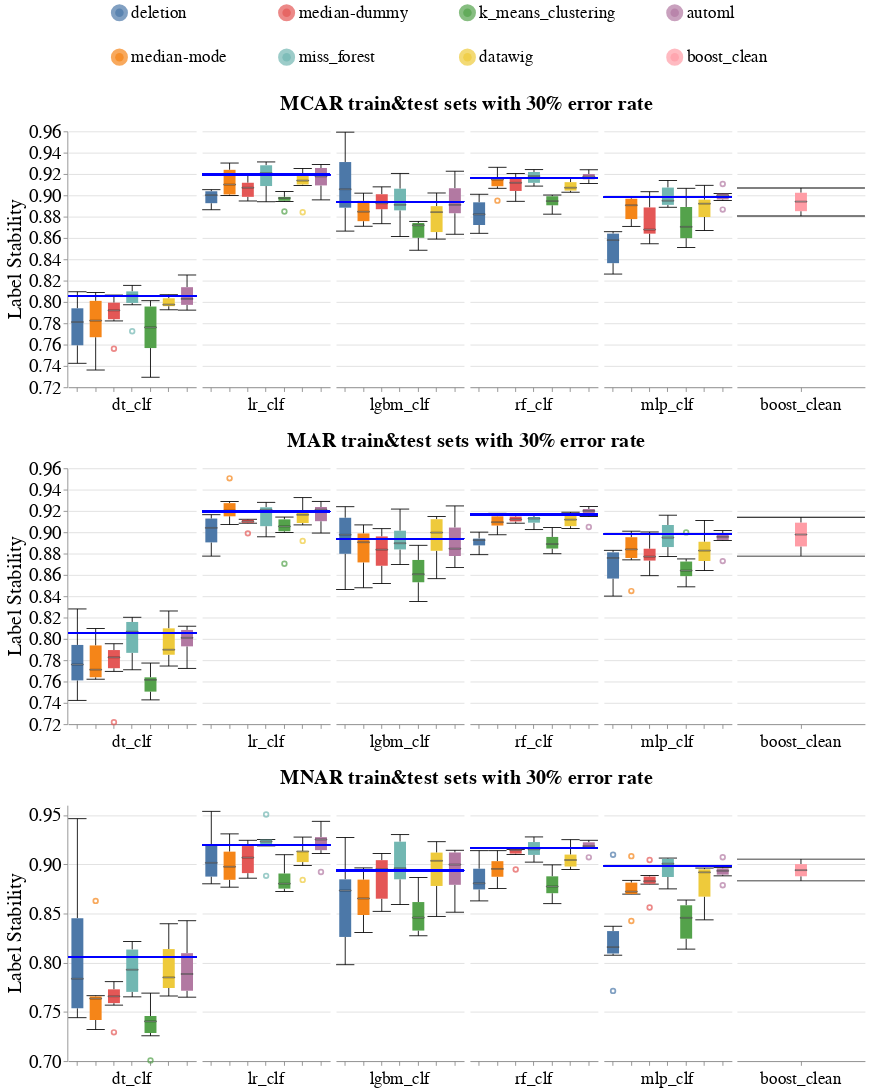

Here is the notebook cell this chart was saved with:
### Code cell
create_box_plots_for_diff_imputers_and_models_exp1(dataset_name=DATASET_NAME,
                                                   metric_name='label_stability',
                                                   db_client=db_client,
                                                   evaluation_scenarios=['exp1_mcar3', 'exp1_mar3', 'exp1_mnar3'])

### Figure 1 — Vega-Lite specification as saved in the notebook (floating-point values rounded to 4 significant figures; data arrays with more than 128 entries replaced by an {"elided": "..."} marker saying what was removed)
{"config": {"view": {"continuousWidth": 400, "continuousHeight": 300, "stroke": null}, "axis": {"labelFontSize": 22, "labelFontWeight": "normal", "titleFontSize": 24, "titleFontWeight": "normal"}, "facet": {"spacing": 5}, "header": {"labelFontSize": 20, "labelOrient": "bottom", "labelPadding": 5, "titleFontSize": 24}, "legend": {"columns": 4, "direction": "vertical", "labelFontSize": 20, "labelLimit": 400, "orient": "top", "symbolOffset": 50, "symbolStrokeWidth": 10, "titleAnchor": "middle", "titleFontSize": 22, "titleLimit": 300}, "title": {"fontSize": 24}}, "vconcat": [{"data": {"name": "data-9131b374844af73e997b0c70416dcab5"}, "facet": {"column": {"field": "Model_Name", "sort": ["dt_clf", "lr_clf", "lgbm_clf", "rf_clf", "mlp_clf"], "title": "MCAR train&test sets with 30% error rate", "type": "nominal"}}, "spec": {"layer": [{"mark": {"type": "boxplot", "median": {"stroke": "black", "strokeWidth": 0.7}, "ticks": true}, "encoding": {"color": {"field": "Null_Imputer_Name", "sort": ["deletion", "median-mode", "median-dummy", "miss_forest", "k_means_clustering", "datawig", "automl", "boost_clean"], "title": null, "type": "nominal"}, "x": {"axis": {"labels": false}, "field": "Null_Imputer_Name", "sort": ["deletion", "median-mode", "median-dummy", "miss_forest", "k_means_clustering", "datawig", "automl", "boost_clean"], "title": null, "type": "nominal"}, "y": {"field": "Metric_Value", "scale": {"zero": false}, "title": "Label Stability", "type": "quantitative"}}}, {"mark": "rule", "encoding": {"color": {"value": "blue"}, "size": {"value": 2}, "y": {"field": "Baseline_Median", "type": "quantitative"}}}], "width": 150}, "resolve": {"scale": {"x": "independent"}}}, {"data": {"name": "data-bee2566059a0c08d81389d9e02028cfb"}, "facet": {"column": {"field": "Model_Name", "sort": ["dt_clf", "lr_clf", "lgbm_clf", "rf_clf", "mlp_clf"], "title": "MAR train&test sets with 30% error rate", "type": "nominal"}}, "spec": {"layer": [{"mark": {"type": "boxplot", "median": {"stroke": "black", "strokeWidth": 0.7}, "ticks": true}, "encoding": {"color": {"field": "Null_Imputer_Name", "sort": ["deletion", "median-mode", "median-dummy", "miss_forest", "k_means_clustering", "datawig", "automl", "boost_clean"], "title": null, "type": "nominal"}, "x": {"axis": {"labels": false}, "field": "Null_Imputer_Name", "sort": ["deletion", "median-mode", "median-dummy", "miss_forest", "k_means_clustering", "datawig", "automl", "boost_clean"], "title": null, "type": "nominal"}, "y": {"field": "Metric_Value", "scale": {"zero": false}, "title": "Label Stability", "type": "quantitative"}}}, {"mark": "rule", "encoding": {"color": {"value": "blue"}, "size": {"value": 2}, "y": {"field": "Baseline_Median", "type": "quantitative"}}}], "width": 150}, "resolve": {"scale": {"x": "independent"}}}, {"data": {"name": "data-17739af508de5a77c9afa1ab7e34b056"}, "facet": {"column": {"field": "Model_Name", "sort": ["dt_clf", "lr_clf", "lgbm_clf", "rf_clf", "mlp_clf"], "title": "MNAR train&test sets with 30% error rate", "type": "nominal"}}, "spec": {"layer": [{"mark": {"type": "boxplot", "median": {"stroke": "black", "strokeWidth": 0.7}, "ticks": true}, "encoding": {"color": {"field": "Null_Imputer_Name", "sort": ["deletion", "median-mode", "median-dummy", "miss_forest", "k_means_clustering", "datawig", "automl", "boost_clean"], "title": null, "type": "nominal"}, "x": {"axis": {"labels": false}, "field": "Null_Imputer_Name", "sort": ["deletion", "median-mode", "median-dummy", "miss_forest", "k_means_clustering", "datawig", "automl", "boost_clean"], "title": null, "type": "nominal"}, "y": {"field": "Metric_Value", "scale": {"zero": false}, "title": "Label Stability", "type": "quantitative"}}}, {"mark": "rule", "encoding": {"color": {"value": "blue"}, "size": {"value": 2}, "y": {"field": "Baseline_Median", "type": "quantitative"}}}], "width": 150}, "resolve": {"scale": {"x": "independent"}}}], "resolve": {"scale": {"x": "independent"}}, "$schema": "https://vega.github.io/schema/vega-lite/v4.17.0.json", "datasets": {"data-9131b374844af73e997b0c70416dcab5": {"elided": "216 records"}, "data-bee2566059a0c08d81389d9e02028cfb": {"elided": "216 records"}, "data-17739af508de5a77c9afa1ab7e34b056": {"elided": "216 records"}}}
